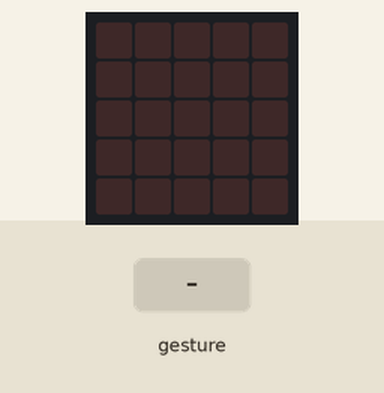
Bench run of a program on a simulated Calliope mini (MakeCode). On the bench: the board's 5×5 LED display. Inputs (shaded band) come from the test bench. Random numbers come from a fixed seed; a tilt is held for 1.5 s and a shake lasts 1 s, then the board lies face up again.

Above: at 1.2 s.
1.3 s: gesture 'shake'
At 2.6 s:
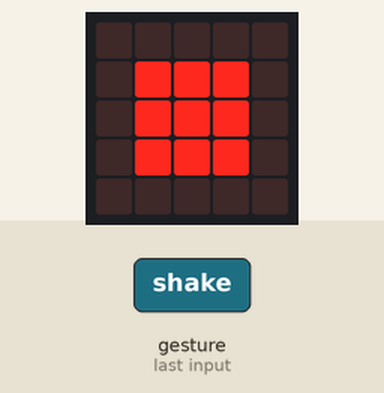
3.0 s: gesture 'shake'
At 5.2 s:
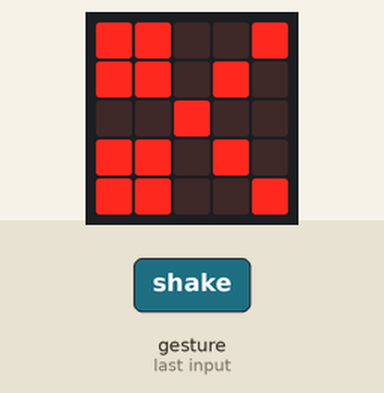
Timing chart, 0 to 6.7 s (numbered marks = the images above; inputs shaded):
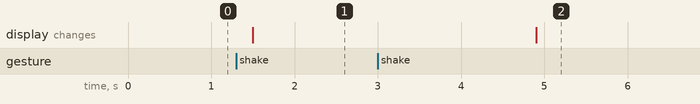

Measured:
- after the input at 1.3 s, the display: changes after 0.20 s (image 1)

The program:

main.ts
```typescript
input.onGesture(Gesture.Shake, function () {
    game.setScore(randint(1, 3))
    if (game.score() == 1) {
        basic.showLeds(`
            . . . . .
            . # # # .
            . # # # .
            . # # # .
            . . . . .
            `)
        basic.pause(3000)
        basic.clearScreen()
    } else if (game.score() == 2) {
        basic.showLeds(`
            . . . . .
            . . . . .
            # # # # #
            . . . . .
            . . . . .
            `)
        basic.pause(3000)
        basic.clearScreen()
    } else {
        basic.showLeds(`
            # # . . #
            # # . # .
            . . # . .
            # # . # .
            # # . . #
            `)
        basic.pause(3000)
        basic.clearScreen()
    }
})
basic.forever(function () {

})
```

test.ts
```typescript
// Hier kann man Tests durchführen; diese Datei wird nicht kompiliert, wenn dieses Paket als Erweiterung verwendet wird.
```
